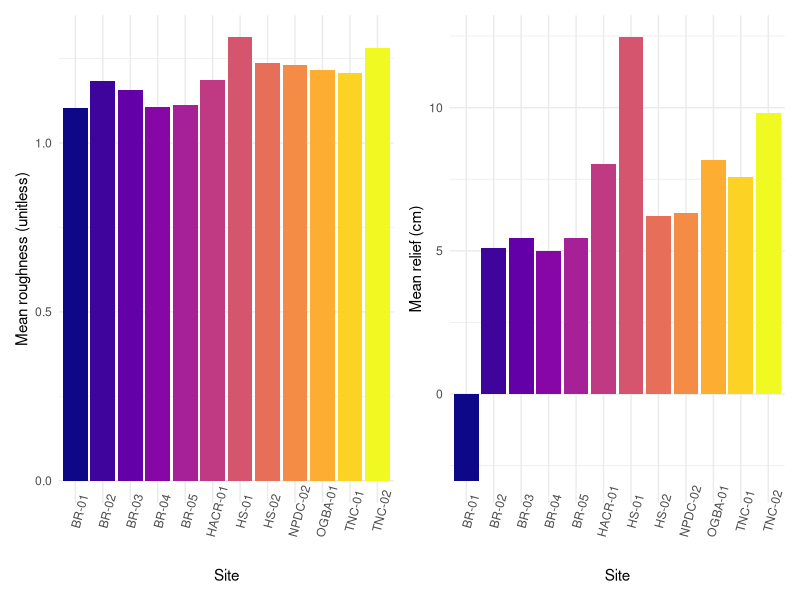
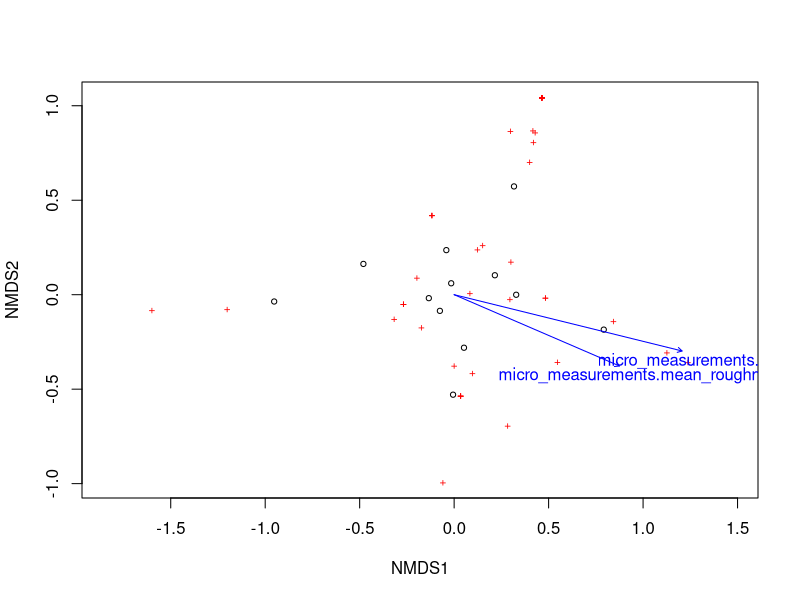
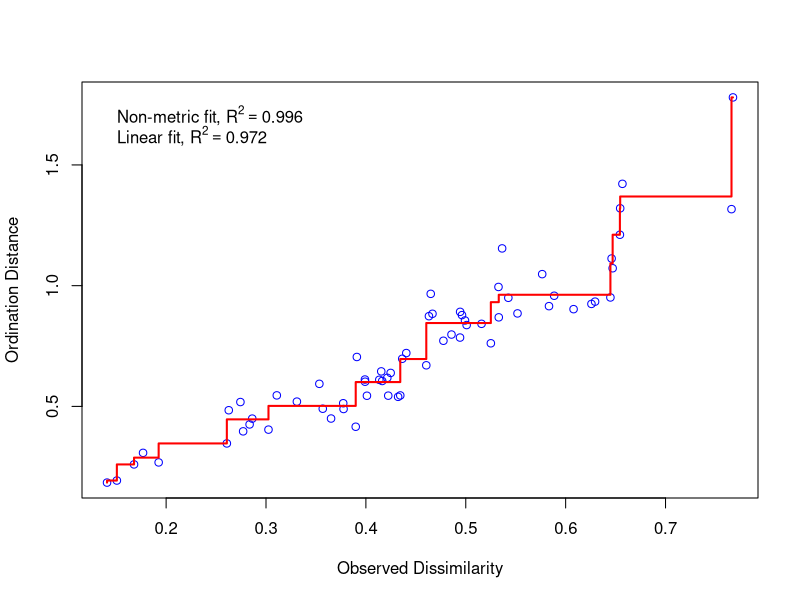

Reproduce these figures in R, in order. (Note: this script raises an error after producing the figures.)
## Line Point Data for observational study 

## load packages 

library(tidyverse)
library("RColorBrewer")
library("vegan")
library("permute")
library("lattice")
library(viridisLite)
library(viridis)
library(patchwork)


## import raw data using tidyverse function and look at structure 

line_point <- read_csv("line_point_data.csv")

micro <- read_csv("micro_measurements.csv")
str(micro)


## calculate roughness and relief and summary stats ---------

micro_measurements <- micro %>%
  mutate(roughness = (pin_profile_length_cm/profilometer_width_cm),
         relief = (max_pin_height_cm-min_pin_height_cm)) %>% 
  group_by(site_id) %>% 
  summarise(mean_roughness = mean(roughness, na.rm = TRUE),
            sd_roughness = sd(roughness, na.rm = TRUE),
            nsize_rough = sum(!is.na(roughness)),
            se_roughness = sd_roughness/sqrt(nsize_rough),
            mean_relief = mean(relief, na.rm = TRUE),
            sd_relief = sd(relief, na.rm = TRUE), 
            nsize_relief = sum(!is.na(relief)), 
            se_relief = sd_relief/sqrt(nsize_relief))

##ggplots of microtopography by site --------

roughness_by_site <- ggplot(micro_measurements, 
                         aes(x = site_id, y = mean_roughness, 
                             fill = site_id)) +
  geom_col() + 
  scale_fill_viridis(option = "plasma", discrete = TRUE) +
  labs(x = "Site", 
       y = "Mean roughness (unitless)") +
  theme_minimal() +
  theme(legend.position = "none") +
  theme(axis.text.x = element_text(angle = 75)) 

relief_by_site <- ggplot(micro_measurements, 
                         aes(x = site_id, y = mean_relief, 
                             fill = site_id)) + 
  geom_col() +
  scale_fill_viridis(option = "plasma", discrete = TRUE) +
  labs(x = "Site", 
       y = "Mean relief (cm)") + 
  theme_minimal() +
  theme(legend.position = "none") +
  theme(axis.text.x = element_text(angle = 75)) 

##patchwork them together for comparison 
roughness_by_site | relief_by_site

## Change line point data into percent cover of species by site
## Then this data can be used to conduct an NMDS

tl <- line_point %>% select(c(2,6)) %>% rename(species = top_layer)
c1 <- line_point %>% select(c(2,7)) %>% rename(species = code_1)
c2 <- line_point %>% select(c(2,8)) %>% rename(species = code_2)
c3 <- line_point %>% select(c(2,9)) %>% rename(species = code_3)

new_df <- rbind(tl,c1,c2,c3)

percent_cover <- new_df %>% 
  group_by(site_id) %>% 
  count(species) %>% 
  filter(!is.na(species)) %>% 
  mutate(n_hits = n,
         percent_cover = n/150) %>% 
  select(site_id,
         species,
         percent_cover) %>%
  pivot_wider(names_from = species,
              values_from = percent_cover) %>% 
  replace(is.na(.), 0) %>% 
  filter(site_id != "FABA-01") %>% 
  filter(site_id != "PSG-01") %>% 
  filter(site_id != "NPDC-01")




## NMDS ----

##convert percent cover data into matrix

df <- as.data.frame(percent_cover)

df2 <- subset(df, select = -site_id)

plotdatamatrix<- as.matrix(df2)

str(plotdatamatrix)

##create a dataframe of environmental variables 

env <- data.frame(micro_measurements$mean_roughness, 
                  micro_measurements$mean_relief)


#NMDS
obsv_NMDS = metaMDS(plotdatamatrix, k=3) ## stress is minimized with 3 dimensions

en = envfit(obsv_NMDS, env, permutations = 999, na.rm = TRUE)


obsv_NMDS

plot(obsv_NMDS)
plot(en)
stressplot(obsv_NMDS)


#extract scores and make sure side_id columns added
data.scores <- as.data.frame(scores(obsv_NMDS))

#Using the scores function to extract the site scores and convert to a data.frame

data.scores$site_id <- df$site_id  
data.scores$Roughness <- micro_measurements$mean_roughness
data.scores$Relief <- micro_measurements$mean_relief


en_coord_cont = as.data.frame(scores(en, "vectors")) * ordiArrowMul(en)

library(data.table)
(setattr(en_coord_cont, "row.names", c("Roughness", "Relief")))



#species scores
species.scores <- as.data.frame(scores(obsv_NMDS, "species"))  
#Using the scores function from vegan to extract the species scores and convert\
#to a data.frame
species.scores$species <- rownames(species.scores)  
# create a column of species, from the rownames of species.scores


## want to remove the uncommon species for plotting   
species.scores_common <- species.scores %>% 
  slice(1:3, 5, 6, 9, 11, 14, 18, 20:22) 

species.scores_common$species <- rownames(species.scores_common) 


## plotting ------ 

NMDS_1 = ggplot(data = data.scores, aes(x = NMDS1, y = NMDS2)) + 
  geom_point(data = data.scores, aes(colour = site_id), size = 5, alpha = 0.5) +
  geom_point(data = species.scores_common, size = 0, alpha = 0.5)+
  geom_segment(aes(x = 0, y = 0, xend = NMDS1, yend = NMDS2), 
               data = en_coord_cont, size =1, alpha = 2, colour = "grey30") +
  geom_text(data = en_coord_cont, aes(x = NMDS1, y = NMDS2), colour = "grey30", 
            fontface = "bold", label = row.names(en_coord_cont)) +
  geom_text(data = species.scores_common, aes(label=species), hjust=0, vjust=0) +
  theme(axis.title = element_text(size = 10, face = "bold", colour = "grey30"), 
        panel.background = element_blank(), panel.border = element_rect(fill = NA, colour = "grey30"), 
        axis.ticks = element_blank(), axis.text = element_blank(), legend.key = element_blank(), 
        legend.title = element_text(size = 10, face = "bold", colour = "grey30"), 
        legend.text = element_text(size = 9, colour = "grey30")) +
  labs(colour = "Site") + 
  theme_minimal()

ggsave("NMDS_1.png", width = 30, height = 25, units = "cm")





